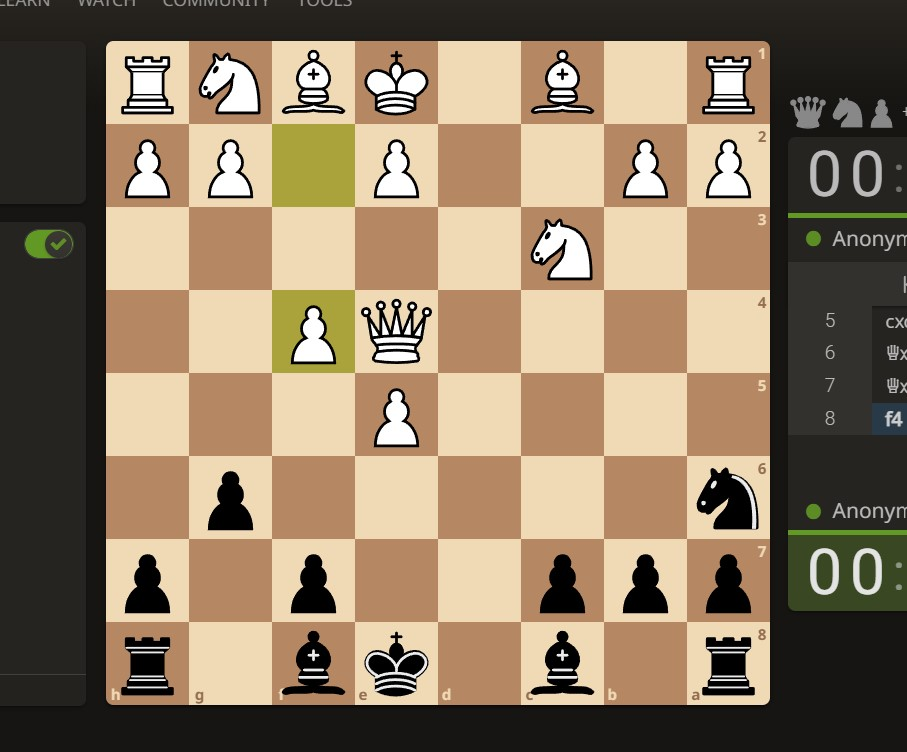
#> input picture main_file/chess294.jpg, 907 x 752 px
$ jupyter execute testing_project.ipynb
#> lines starting #> are read from the running program, lines starting #| are printed output that depends on the picture; after the words box and inside, x2 and y2 are one past the last pixel; in counts of white or black regions, pixels touching at a corner belong together
[cell 1]
import cv2
import numpy as np
import matplotlib.pyplot as plt
import os


def order_corners_manually(points):

    points = points.reshape(4, 2)
    ordered = np.zeros((4, 2), dtype=np.float32)
    sum_xy = points.sum(axis=1)
    diff_xy = np.diff(points, axis=1).flatten()
    ordered[0] = points[np.argmin(sum_xy)]
    ordered[2] = points[np.argmax(sum_xy)]
    ordered[1] = points[np.argmin(diff_xy)]
    ordered[3] = points[np.argmax(diff_xy)]

    return ordered

def detect_and_extract_board(image_path):

#> called with image_path = 'chess294.jpg'
    img = cv2.imread(image_path)
#> img is the input picture: shape (752, 907, 3); mean B, G, R 97.6, 121.3, 140.1
    hh = img.shape[0]
#> hh = 752
    ww = img.shape[1]
#> ww = 907
    image = img
    plt.figure(figsize=(10, 8))
    plt.imshow(cv2.cvtColor(image, cv2.COLOR_BGR2RGB))
    plt.title("Original Image")
    plt.axis('off')
    plt.show()

    gray = cv2.cvtColor(image, cv2.COLOR_BGR2GRAY)
    plt.figure(figsize=(10, 8))
    plt.imshow(gray, cmap='gray')
    plt.title("Grayscale Image")
    plt.axis('off')
    plt.show()


    blur = cv2.GaussianBlur(gray, (5, 5), 0)
    plt.figure(figsize=(10, 8))
    plt.imshow(blur, cmap='gray')
    plt.title("Blurred Image (Fallback)")
    plt.axis('off')
    plt.show()

    edges = cv2.Canny(blur, 50, 150)
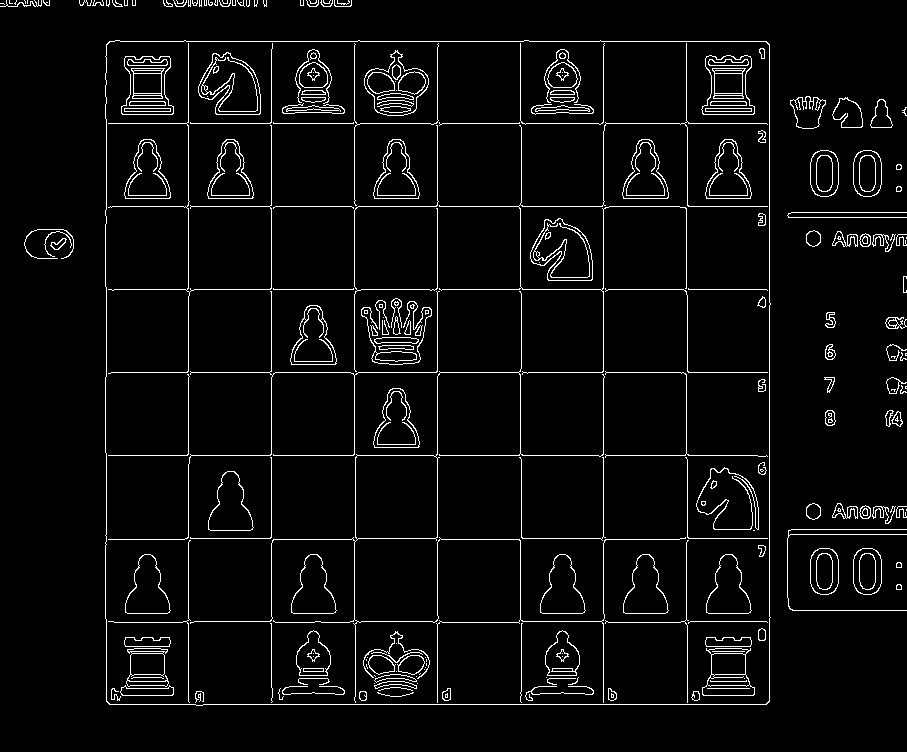
#> edges: shape (752, 907); 4.4% white in thin lines or dots
    plt.figure(figsize=(10, 8))
    plt.imshow(edges, cmap='gray')
    plt.title("Canny Edges")
    plt.axis('off')
    plt.show()

    edges = cv2.dilate(edges, np.ones((5, 5), np.uint8), iterations=2)
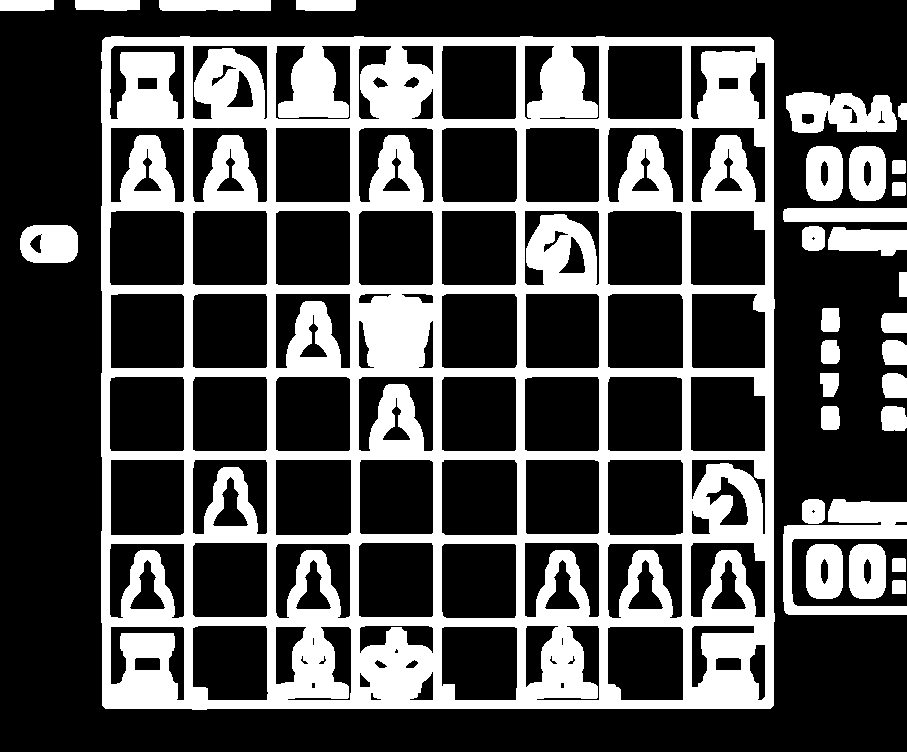
#> edges: shape (752, 907); 30.9% white; 30 white regions
    plt.figure(figsize=(10, 8))
    plt.imshow(edges, cmap='gray')
    plt.title("Dilated Edges (Fallback)")
    plt.axis('off')
    plt.show()

    contours, _ = cv2.findContours(edges, cv2.RETR_EXTERNAL, cv2.CHAIN_APPROX_SIMPLE)
#> contours = 30 contours; largest, box (x1, y1, x2, y2) and area: (101, 36, 775, 710) 450636, (783, 499, 907, 615) 4730, (786, 92, 897, 133) 3460, (20, 225, 78, 263) 1934, (806, 544, 843, 599) 1808
    contours = sorted(contours, key=cv2.contourArea, reverse=True)
    outer = None
    for cnt in contours:
        approx = cv2.approxPolyDP(cnt, 0.02 * cv2.arcLength(cnt, True), True)
        if len(approx) == 4:
            outer = order_corners_manually(approx)
            break
#> this loop made 1 pass
#> (points in order_corners_manually, sum_xy in order_corners_manually, diff_xy in order_corners_manually, outer) on pass 1: ([[105, 37], [102, 705], [770, 708], [773, 40]], [142, 807, 1478, 813], [-68, 603, -62, -733], [[105, 37], [773, 40], [770, 708], [102, 705]])
    if outer is None:
        raise RuntimeError(" No board corners detected (both methods failed).")


    img_contour = image.copy()
    cv2.drawContours(img_contour, [approx], -1, (0, 255, 0), 3)
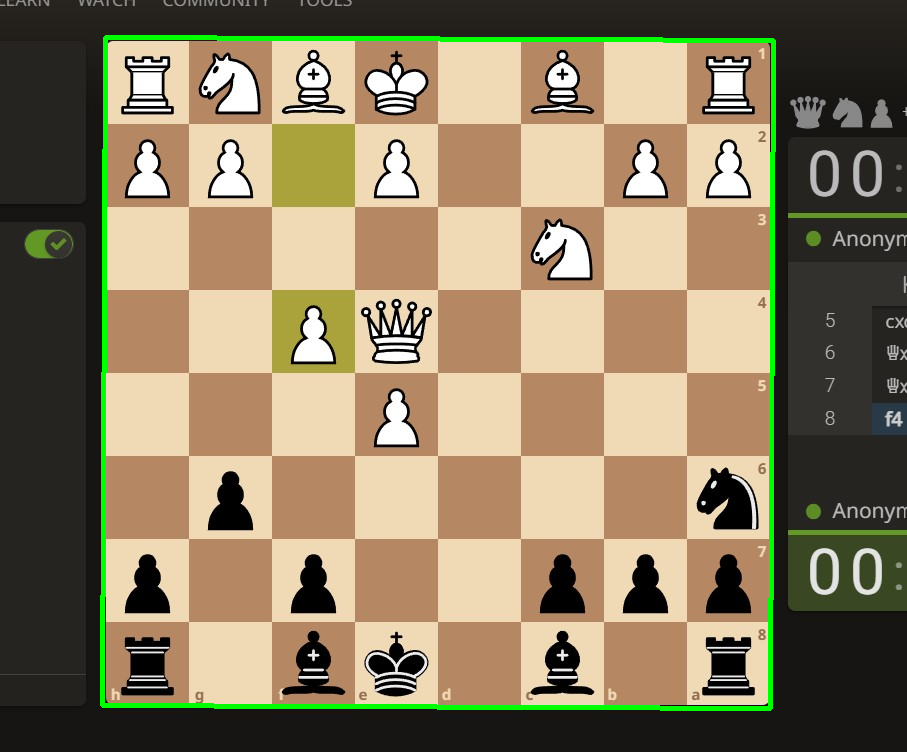
#> img_contour: shape (752, 907, 3); 1.96% of pixels changed, all inside (x1, y1, x2, y2) = (100, 35, 776, 711)
    plt.figure(figsize=(10, 8))
    plt.imshow(cv2.cvtColor(img_contour, cv2.COLOR_BGR2RGB))
    plt.title("Detected Contour (Fallback)")
    plt.axis('off')
    plt.show()


    s = int(800)
    dst = np.array([[0, 0], [s, 0], [s, s], [0, s]], np.float32)
    M = cv2.getPerspectiveTransform(outer, dst)
#> M = [[1.2, 0.00538, -125.9], [-0.00538, 1.2, -43.75], [7.89e-20, 1.86e-19, 1]]
    warped = cv2.warpPerspective(image, M, (s, s))

    plt.figure(figsize=(8, 8))
    plt.imshow(cv2.cvtColor(warped, cv2.COLOR_BGR2RGB))
    plt.title("Warped Board")
    plt.axis('off')
    plt.show()


    size = s // 8
    files = 'abcdefgh'

    fig, axes = plt.subplots(8, 8, figsize=(12, 12))

    for r in range(8):
        for c in range(8):
            y1, y2 = r * size, (r + 1) * size
            x1, x2 = c * size, (c + 1) * size
            square = warped[y1:y2, x1:x2]
            label = f"{files[c]}{8 - r}"
            axes[r, c].imshow(cv2.cvtColor(square, cv2.COLOR_BGR2RGB))
            axes[r, c].set_title(label, fontsize=8)
            axes[r, c].axis('off')
            cv2.imwrite(f"{label}.png", square)
#> this loop made 8 passes
#> pass 1, in detect_and_extract_board, `cv2.imwrite(f"{label}.png", square)`:
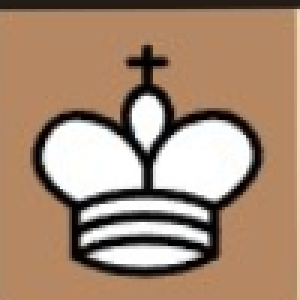
#> saved as d8.png: shape (100, 100, 3) (shown 3 times larger); mean B, G, R 115.9, 138.3, 166.7
#> after the loop:
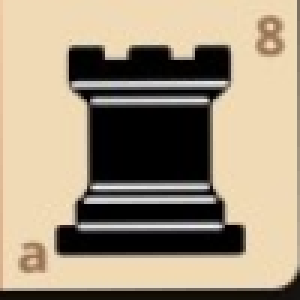
#> square: shape (100, 100, 3) (shown 3 times larger); mean B, G, R 125.7, 148.2, 162.6

    plt.tight_layout()
    plt.suptitle("Extracted Chess Squares with Labels", y=1.02)
    plt.show()
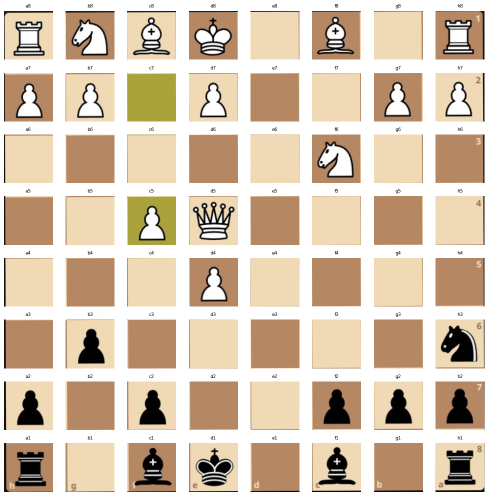
#> figure drawn by matplotlib, 64 panels
    final_display = warped.copy()
    for r in range(8):
        for c in range(8):
            y_center = r * size + size // 2
            x_center = c * size + size // 2
            label = f"{files[c]}{8 - r}"


            cv2.putText(final_display, label,
                       (x_center - 15, y_center),
                       cv2.FONT_HERSHEY_SIMPLEX, 0.6, (255, 0, 0), 2)


            cv2.rectangle(final_display, (c * size, r * size),
                         ((c + 1) * size, (c + 1) * size), (0, 255, 0), 2)
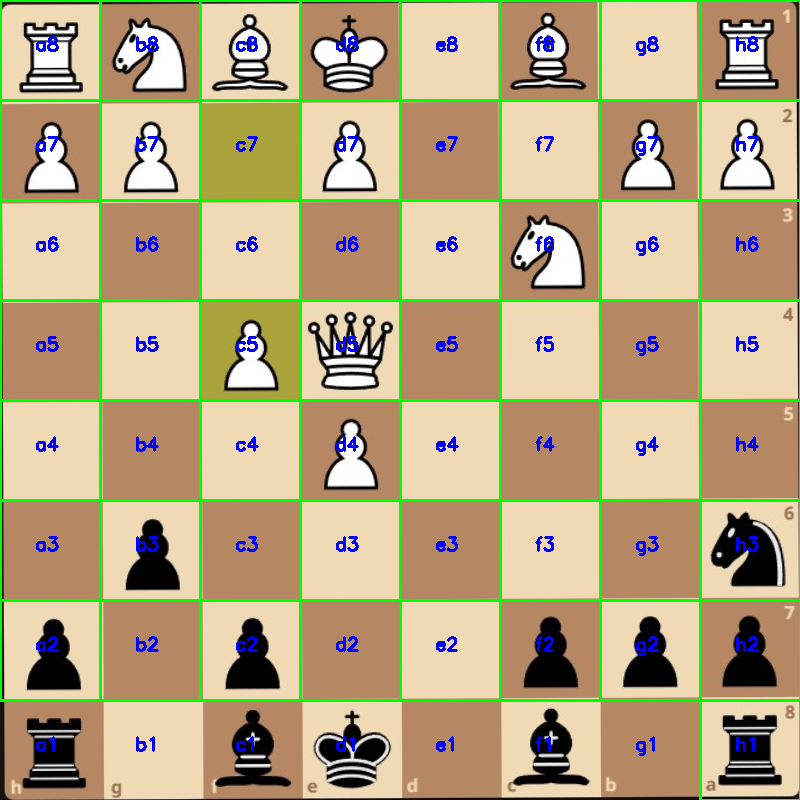
#> final_display: shape (800, 800, 3); mean B, G, R 127.7, 168.1, 180.7

    plt.figure(figsize=(10, 10))
    plt.imshow(cv2.cvtColor(final_display, cv2.COLOR_BGR2RGB))
    plt.title("Final Board with Square Labels and Grid")
    plt.axis('off')
    plt.show()


    return warped


def detect_piece(square, template_dir="."):
    gray_square = cv2.cvtColor(square, cv2.COLOR_BGR2GRAY)
    bilateral_square = cv2.bilateralFilter(gray_square, 9, 75, 75)
    edge_square = cv2.Canny(bilateral_square, 30, 100)
    edge_square = cv2.dilate(edge_square, np.ones((3, 3), np.uint8), iterations=1)

    templates = {
        'K.png': 'K',
        'Q.png': 'Q',
        'R.png': 'R',
        'R_special.png': 'R',
        'B.png': 'B',
        'N.png': 'N',
        'P.png': 'P',
        'k_black.png': 'k',
        'q_black.png': 'q',
        'r_black.png': 'r',
        'b_black.png': 'b',
        'n_black.png': 'n',
        'p_black.png': 'p'
    }

    best_match = None
    best_score = 0
    default_threshold = 0.25

    for template_file, piece_code in templates.items():
        template_path = os.path.join(template_dir, template_file)

        if not os.path.exists(template_path):
            print(f"Warning: Template {template_path} not found")
            continue

        template = cv2.imread(template_path, cv2.IMREAD_GRAYSCALE)
        if template is None:
            continue

        if template.shape != gray_square.shape:
            template = cv2.resize(template, (gray_square.shape[1], gray_square.shape[0]))

        bilateral_template = cv2.bilateralFilter(template, 9, 75, 75)
        edge_template = cv2.Canny(bilateral_template, 30, 100)
        edge_template = cv2.dilate(edge_template, np.ones((3, 3), np.uint8), iterations=1)

        result_bilateral = cv2.matchTemplate(bilateral_square, bilateral_template, cv2.TM_CCOEFF_NORMED)
        _, max_val_bilateral, _, _ = cv2.minMaxLoc(result_bilateral)

        result_edge = cv2.matchTemplate(edge_square, edge_template, cv2.TM_CCOEFF_NORMED)
        _, max_val_edge, _, _ = cv2.minMaxLoc(result_edge)

        result_gray = cv2.matchTemplate(gray_square, template, cv2.TM_CCOEFF_NORMED)
        _, max_val_gray, _, _ = cv2.minMaxLoc(result_gray)

        combined_score = 0.3 * max_val_gray + 0.3 * max_val_bilateral + 0.4 * max_val_edge

        if template_file == 'R_special.png':
            current_threshold = 0.6
        elif template_file == 'P.png':
            current_threshold = 0.12
        else:
            current_threshold = default_threshold

        if combined_score > best_score and combined_score > current_threshold:
            best_score = combined_score
            best_match = piece_code

    return best_match

def visualize_board(board_state, warped_image):
    visualized = warped_image.copy()
    size = warped_image.shape[0] // 8

    WHITE_PIECE_COLOR = (0, 255, 0)
    BLACK_PIECE_COLOR = (0, 0, 255)

    for r in range(8):
        for c in range(8):
            piece = board_state[r][c]
            if piece:
                x_center = c * size + size // 2
                y_center = r * size + size // 2


                color = WHITE_PIECE_COLOR if piece.isupper() else BLACK_PIECE_COLOR

                cv2.putText(visualized, piece, (x_center - 10, y_center + 10),
                            cv2.FONT_HERSHEY_SIMPLEX, 1, color, 2)


                cv2.rectangle(visualized,
                            (c * size, r * size),
                            ((c + 1) * size, (r + 1) * size),
                            color, 2)

    return visualized


if __name__ == "__main__":
    image_path = "chess294.jpg"
    try:
        warped = detect_and_extract_board(image_path)
        size = 100
        print(f"Warped image shape: {warped.shape}")
#| Warped image shape: (800, 800, 3)


        board_state = [[None for _ in range(8)] for _ in range(8)]
        files = "abcdefgh"

        for r in range(8):
            for c in range(8):
                y1, y2 = r * size, (r + 1) * size
                x1, x2 = c * size, (c + 1) * size
                square = warped[y1:y2, x1:x2]


                gray_square = cv2.cvtColor(square, cv2.COLOR_BGR2GRAY)
                edges = cv2.Canny(gray_square, 50, 150)
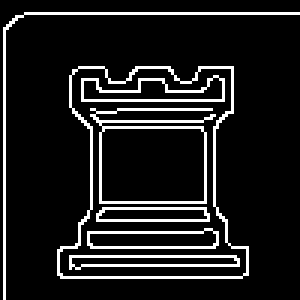
#> edges: shape (100, 100) (shown 3 times larger); 11.1% white in thin lines or dots
                edge_count = np.count_nonzero(edges)
#> edge_count = 1114

                piece = detect_piece(square)
#> in detect_piece, `bilateral_square = cv2.bilateralFilter(gray_square, 9, 75, 75)`:
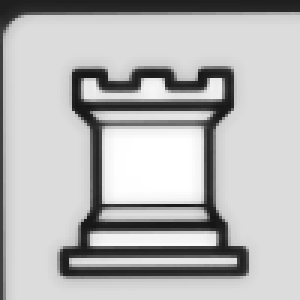
#> bilateral_square: shape (100, 100) (shown 3 times larger); min 22, max 255, mean 183.5
#> in detect_piece, `edge_square = cv2.Canny(bilateral_square, 30, 100)`: edge_square: shape (100, 100); 10.9% white in thin lines or dots
#> in detect_piece, `edge_square = cv2.dilate(edge_square, np.ones((3, 3), np.uint8), itera..`:
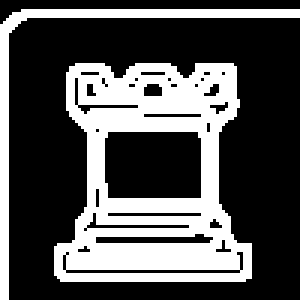
#> edge_square: shape (100, 100) (shown 3 times larger); 32.8% white; 2 white regions, box (x1, y1, x2, y2) and area: (18, 21, 84, 94) 2699, (0, 3, 100, 100) 581

                board_state[r][c] = piece
                label = f"{files[c]}{8 - r}"

                if piece:
                    print(f"{label}: {piece} (edges: {edge_count})")
                else:
                    print(f"{label}: Empty (edges: {edge_count})")
#| a8: Empty (edges: 1114)


        visualized_board = visualize_board(board_state, warped)


        plt.figure(figsize=(10, 10))
        plt.imshow(cv2.cvtColor(visualized_board, cv2.COLOR_BGR2RGB))
        plt.title("Detected Chess Board with Piece Labels")
        plt.axis('off')
        plt.show()


        cv2.imwrite("detected_board.jpg", visualized_board)
        print("Result saved as 'detected_board.jpg'")

    except Exception as e:
        print(f" Error: {e}")
